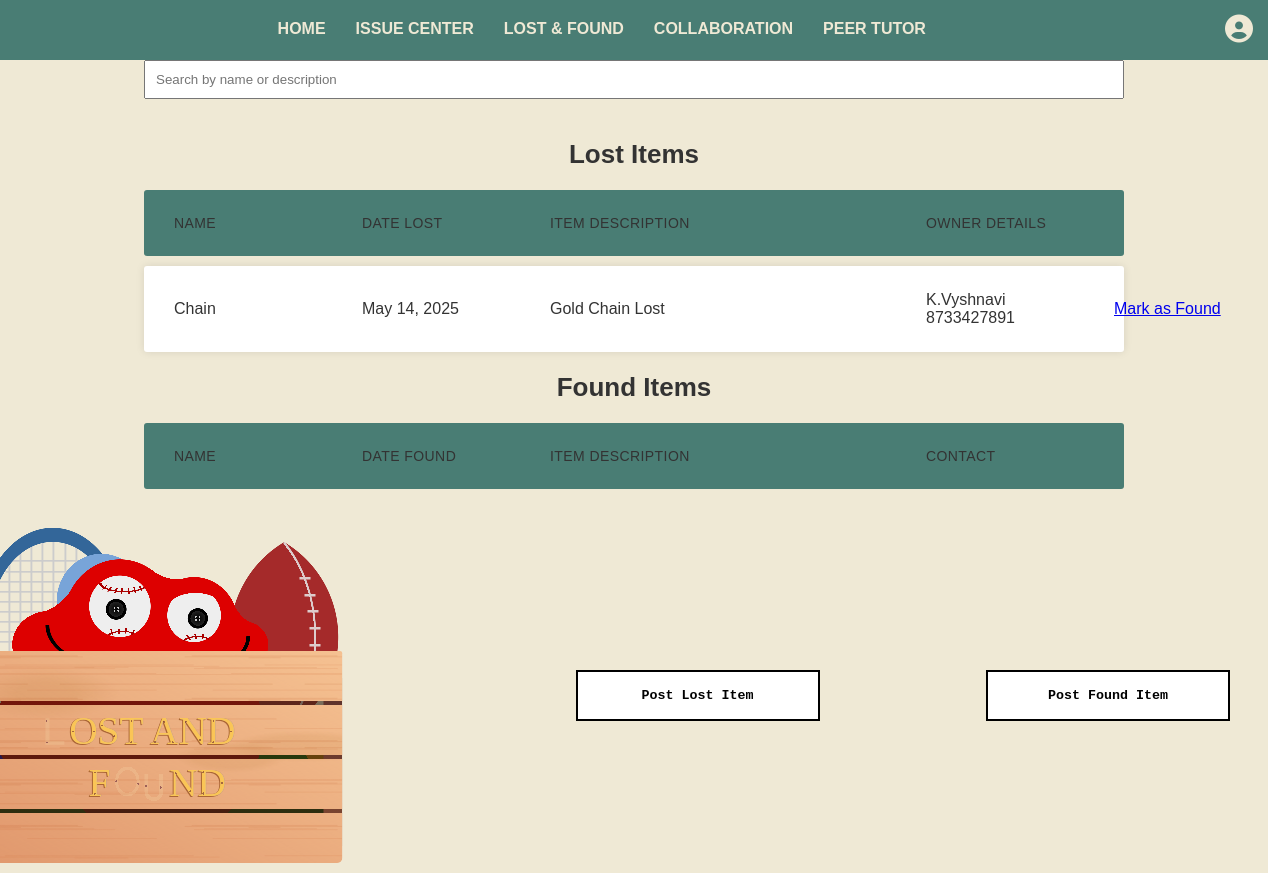
The page /lostandfound/ on the database its author committed.
### wordleapp/models.py (models this page shows, shortened)
class LostItem(models.Model):
    item_name = models.CharField(max_length=255)  # Name of the lost item
    item_descr = models.CharField(max_length=255)  # Description of the lost item
    date_lost = models.DateField(null=True, blank=True)  # Automatically adds the date the item was lost
    owner_name = models.CharField(max_length=255, null=True, blank=True)  # Name of the person who lost the item
    owner_contact = models.CharField(max_length=15, null=True, blank=True)  # Contact information of the owner
    resolved = models.BooleanField(default=False)

### wordleapp/views.py (the view)
# urls.py: path('lostandfound/', views.lostandfound, name='lostandfound'),
def lostandfound(request):
    return render(request, 'wordleapp/lost_and_found.html', get_lost_and_found_context())

### wordleapp/views.py (called while the page is built)
def get_lost_and_found_context():
    return {
        'items_lost': LostItem.objects.filter(resolved=False),
        'items_found': FoundItem.objects.filter(resolved=False)
    }

### wordleapp/templates/wordleapp/lost_and_found.html (shortened to what this page needs)
<!DOCTYPE html>
<html lang="en">
<head>
    {% load static %}
    <link rel="stylesheet" href="{% static 'wordleapp/lostandfound.css' %}" />
    <link rel="stylesheet" href="https://cdnjs.cloudflare.com/ajax/libs/font-awesome/6.5.1/css/all.min.css">
</head>
<body>
  <nav class="navbar">
    <div class="nav-container">
      <ul class="nav-menu">
          <li><a href="{% url 'home' %}">Home</a></li>
<li><a href="{% url 'issue_central' %}">Issue Center</a></li>
<li><a href="{% url 'lostandfound' %}">Lost & Found</a></li>
<li><a href="{% url 'collaboration' %}">Collaboration</a></li>
<li><a href="{% url 'peertutor' %}">Peer Tutor</a></li>
      </ul>
      <div class="profile-icon">
        <i class="fa-solid fa-user-circle" id="profile-icon"></i>
      </div>
    </div>
  </nav>
    <div class="container">
        <input type="text" id="search" placeholder="Search by name or description" onkeyup="filterItems()" style="width: 100%; padding: 10px; margin-bottom: 20px;">
        <h2>Lost Items</h2>
        <ul class="responsive-table">
          <li class="table-header">
            <div class="col col-1" style="flex-basis: 20%;">Name</div>
            <div class="col col-2" style="flex-basis: 20%;">Date Lost</div>
            <div class="col col-3" style="flex-basis: 40%;">Item Description</div>
            <div class="col col-4" style="flex-basis: 20%;">Owner details</div>
          </li>
          {% for item_lost in items_lost %}
          <li class="table-row">
            <div class="col col-1" data-label="Item Name" style="flex-basis: 20%;">{{ item_lost.item_name }}</div>
            <div class="col col-2" data-label="Date Lost" style="flex-basis: 20%;">{{ item_lost.date_lost }}</div>
            <div class="col col-3" data-label="Item Description" style="flex-basis: 40%;">{{ item_lost.item_descr }}</div>
            <div class="col col-4" data-label="Date Lost" style="flex-basis: 20%;"><div>{{ item_lost.owner_name }}</div> {{ item_lost.owner_contact }}</div>
            <div class="col col-5" data-label="Action" style="flex-basis: 20%;">
              <a href="{% url 'resolve_lost' item_lost.id %}" class="btn btn-sm btn-success">Mark as Found</a>
            </div>
          </li>
          {% endfor %}
        </ul>
    </div>
    <div class="container">
        <h2>Found Items</h2>
        <ul class="responsive-table">
          <li class="table-header">
            <div class="col col-1" style="flex-basis: 20%;">Name</div>
            <div class="col col-2" style="flex-basis: 20%;">Date Found</div>
            <div class="col col-3" style="flex-basis: 40%;">Item Description</div>
            <div class="col col-4" style="flex-basis: 20%;">Contact</div>
          </li>
        </ul>
    </div>
  <div style="display:flex; flex-direction: row; justify-content: space-between; align-items: center; margin:3%">
          <div class="sup" role="img" aria-label="cartoon of a lost-and-found wooden box with baseballs, a football, a racquet... (it's a reference to Pixar's Lou shortfilm)"></div>
              <a href="{% url 'lost_form' %}">
          <button>
            <span aria-hidden="true">Post Lost Item</span>
            <span>Post Lost Item</span>
          </button>
          </a>
            <a href="{% url 'found_form' %}">
          <button>
            <span aria-hidden="true">Post Lost Item</span>
            <span>Post Found Item</span>
          </button>
          </a>
        </div>
    </body>
</html>

### wordleapp/static/wordleapp/lostandfound.css (style rules this page uses)
body { font-family: 'lato', sans-serif; background-color: #EFE9D5; width: 100%; max-width: 100% }
* { margin: 0; padding: 0; box-sizing: border-box; }
.navbar { background-color: #497D74; padding: 15px; position: sticky; top: 0; height: 60px; z-index: 100; }
.nav-container { display: flex; justify-content: space-between; align-items: center; }
.nav-menu { display: flex; list-style: none; }
.nav-menu li { margin: 0 15px; }
.nav-menu a { color: #EFE9D5; text-decoration: none; font-size: 16px; text-transform: uppercase; font-weight: bold; transition: color 0.3s ease; }
.profile-icon i { font-size: 28px; color: #EFE9D5; cursor: pointer; }
.container { max-width: 1000px; margin-left: auto; margin-right: auto; padding-left: 10px; padding-right: 10px; }
:root { --bg-color-1: #ffffff; --bg-color-2: #497D74; --bg-color-3: #71BBB2; --padding: 1rem 4rem; --font-family: monospace; --step: 0.5rem; }
button { --active: 0; color: rgb(0, 0, 0); border-radius: 4px; position: relative; cursor: pointer; font-family: var(--font-family); font-weight: bold; border: 0; background: transparent; padding: 0; }
button span:first-of-type { padding: var(--padding); }
button span:not(:first-of-type) { position: absolute; }
[aria-hidden] { color: transparent; }
button span { inset: 0; display: grid; background: var(--bg); place-items: center; transition: 0.2s ease; border: 2px solid black; translate: calc((var(--active) * var(--coefficient, 0)) * (var(--step) * -1)) calc((var(--active) * var(--coefficient, 0)) * (var(--step) * -1)) ; }
span:nth-of-type(1) { --bg: var(--bg-color-3); }
span:nth-of-type(3) { --coefficient: 2; --bg: var(--bg-color-1); }

### wordleapp/templates/wordleapp/lost_and_found.html (style rules this page uses)
* { margin: 0; padding: 0; box-sizing: border-box; }
body { font-family: Arial, sans-serif; background-color: #EFE9D5; color: #333; }
.navbar { background-color: #497D74; position: sticky; top: 0; height: 60px; z-index: 100; }
.nav-container { display: flex; justify-content: space-between; align-items: center; margin-left: 20%; }
.nav-menu { display: flex; list-style: none; }
.nav-menu li { margin: 0 15px; }
.nav-menu a { color: #EFE9D5; text-decoration: none; font-size: 16px; text-transform: uppercase; font-weight: bold; transition: color 0.3s ease; }
.profile-icon i { font-size: 28px; color: #EFE9D5; cursor: pointer; }
.profile-icon { position: relative; display: inline-block; }
#profile-icon { font-size: 28px; color: #EFE9D5; cursor: pointer; }

### rows shown on the page
LostItem: item_name "Chain", date_lost "May 14, 2025", item_descr "Gold Chain Lost", owner_name "K.Vyshnavi", owner_contact "8733427891"
